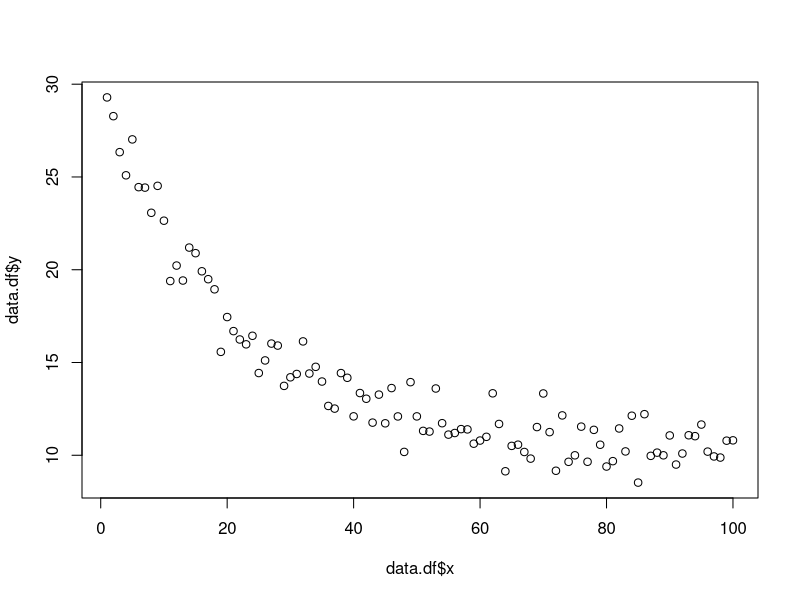
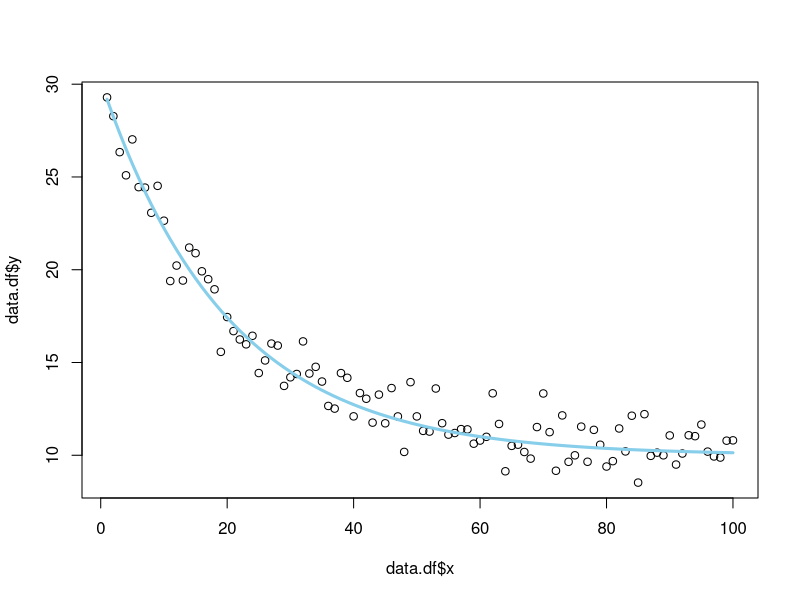

These charts were generated, in order, by the following R code:
# Parameters
alpha <- 20
beta <- -0.05
theta <- 10

# Sample some points along x axis
n <- 100
x <- seq(n)

# Make  y = f(x) + Gaussian_noise 
data.df <- data.frame(x = x,
                      y = alpha * exp(beta * x) + theta + rnorm(n))

# plot data
plot(data.df$x, data.df$y)


# Select an approximate $\theta$, since theta must be lower than min(y), and greater than zero
#theta.0 <- min(data.df$y) * 0.5  
theta.0 <- min(data.df$y)*0.8


# Estimate the rest parameters using a linear model
model.0 <- lm(log(y - theta.0) ~ x, data=data.df)  
alpha.0 <- exp(coef(model.0)[1])
beta.0 <- coef(model.0)[2]

# Starting parameters
start <- list(alpha = alpha.0, beta = beta.0, theta = theta.0)
start


#model <- nls(y ~ alpha * exp(beta * x) + theta , data = data.df, start = start)
model <- nls(y ~ alpha * exp(beta * x) + theta , data = data.df,start=list(alpha=alpha.0))

# Plot fitted curve
plot(data.df$x, data.df$y)
lines(data.df$x, predict(model, list(x = data.df$x)), col = 'skyblue', lwd = 3)

summary(model)
